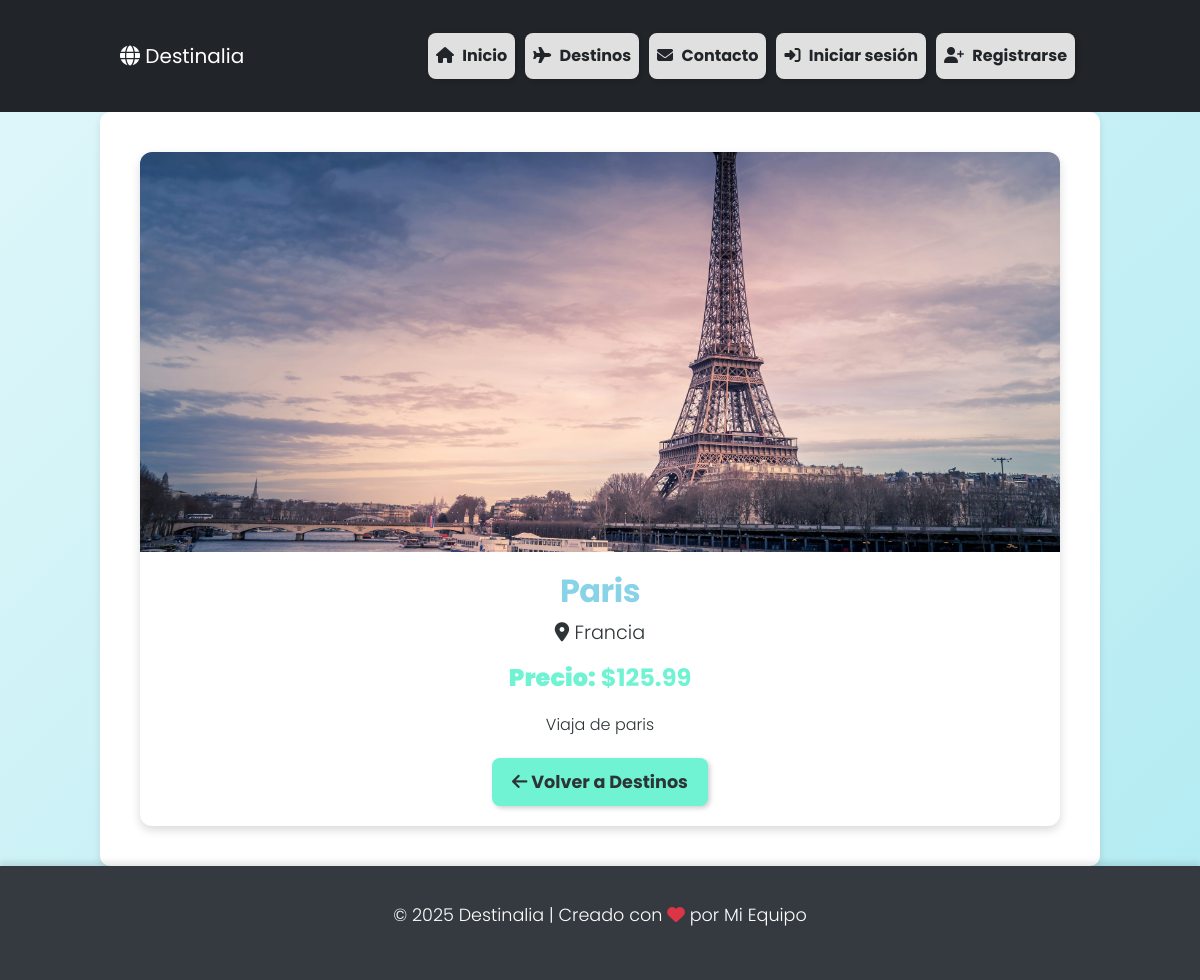
The page /destinos/1/ on the database its author committed.
### destinos/models.py (models this page shows, shortened)
class Destino(models.Model):
    iden = models.AutoField(primary_key=True)
    nombre = models.CharField(max_length=100)
    pais = models.CharField(max_length=100)
    precio = models.DecimalField(max_digits=10, decimal_places=2)
    explicacion = models.TextField()
    imagen = models.ImageField(upload_to='destinos')
    created = models.DateTimeField(auto_now_add=True)
    updated = models.DateTimeField(auto_now_add=True)
    class Meta:
        verbose_name = 'destino'
        verbose_name_plural = 'destinos'

### destinos/views.py (the view)
# urls.py: path('<int:iden>/',views.destino_detalle,name='destino_detalle')
def destino_detalle (request, iden):
    destino = get_object_or_404(Destino, iden = iden)
    return render(request, 'destinos/detalle.html', {"destino":destino})

### destinos/templates/destinos/detalle.html (shortened to what this page needs)
{% extends "inicio/base.html" %}
{% load static %}
{% block cabecera %}
<link rel="stylesheet" href="{% static 'inicio/css/detalle.css' %}">
{% endblock cabecera %}
{% block content %}
<div class="container">
    <div class="detalle-card">
        <div class="detalle-img" style="background-image: url('{{ destino.imagen.url }}');"></div>
        <div class="detalle-info">
            <h1 class="detalle-titulo">{{ destino.nombre }}</h1>
            <p class="detalle-pais"><i class="fa-solid fa-location-dot"></i> {{ destino.pais }}</p>
            <p class="detalle-precio"><strong>Precio:</strong> ${{ destino.precio }}</p>
            <p class="detalle-explicacion">{{ destino.explicacion }}</p>
            <a href="{% url 'destinos' %}" class="btn-volver"><i class="fa-solid fa-arrow-left"></i> Volver a Destinos</a>
        </div>
    </div>
</div>
{% endblock %}

### inicio/static/inicio/css/base.css (style rules this page uses)
:root { --primary-color: #6ff3d2; --secondary-color: #b2ebf2; --text-color: #2d3436; --heading-color: #88d3e7; --gradient-start: #e0f7fa; --gradient-end: #b2ebf2; }
body { font-family: 'Poppins', sans-serif; background: linear-gradient(135deg, var(--gradient-start), var(--gradient-end)); color: var(--text-color); display: flex; flex-direction: column; min-height: 100vh; line-height: 1.6; }
h1, h2, h3, h4, h5, h6 { font-weight: 600; color: var(--heading-color); letter-spacing: -0.5px; }
p { font-weight: 300; font-size: 1.1rem; }

### inicio/static/inicio/css/detalle.css (style rules this page uses)
.container { max-width: 1000px; margin: 0 auto; padding: 20px; }
.detalle-card { display: flex; flex-direction: column; background: white; border-radius: 12px; box-shadow: 0px 4px 10px rgba(0, 0, 0, 0.15); overflow: hidden; }
.detalle-img { width: 100%; height: 400px; background-size: cover; background-position: center; }
.detalle-info { padding: 20px; text-align: center; }
.detalle-titulo { font-size: 2rem; font-weight: 700; color: var(--heading-color); }
.detalle-pais { font-size: 1.2rem; color: var(--text-color); margin-bottom: 10px; }
.detalle-precio { font-size: 1.5rem; font-weight: bold; color: var(--primary-color); margin-bottom: 15px; }
.detalle-explicacion { font-size: 1rem; color: var(--text-color); line-height: 1.6; margin-bottom: 20px; }
.btn-volver { display: inline-block; padding: 10px 20px; font-size: 1.1rem; background: var(--primary-color); color: var(--text-color); border-radius: 8px; font-weight: bold; text-decoration: none; transition: all 0.3s ease-in-out; box-shadow: 2px 2px 5px rgba(0, 0, 0, 0.2); }

### rows shown on the page
Destino: imagen (picture), nombre "Paris", pais "Francia", precio "125.99", explicacion "Viaja de paris"
